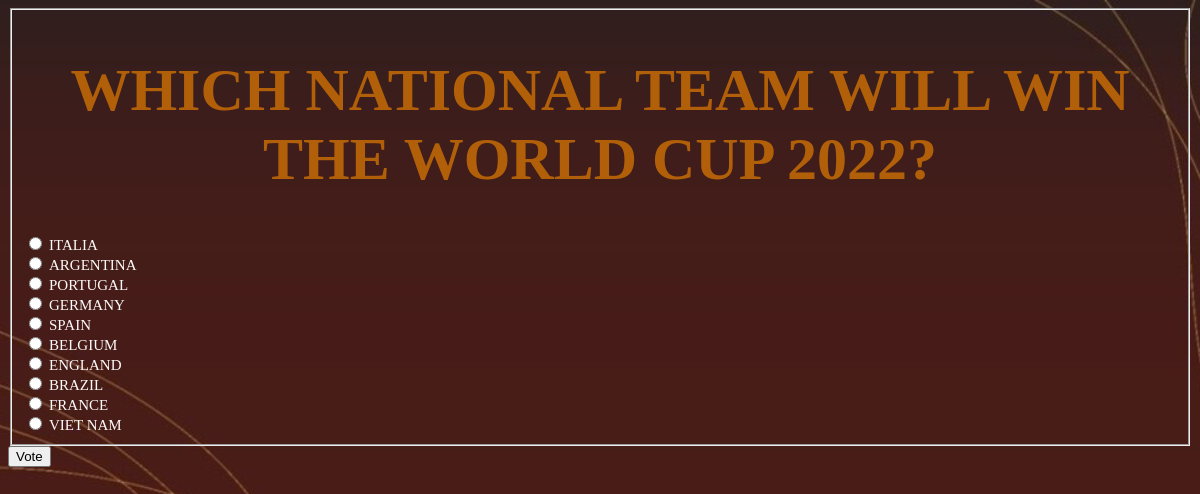
The app's page /polls/5/ with its own data.
### polls/models.py (models this page shows, shortened)
class Question(models.Model):
    question_text = models.CharField(max_length=200)
    pub_date = models.DateTimeField('date published')

class Choice(models.Model):
    question = models.ForeignKey(Question, on_delete=models.CASCADE)
    choice_text = models.CharField(max_length=200)
    votes = models.IntegerField(default=0)

### polls/views.py (the view)
# urls.py: path('<int:pk>/', views.DetailView.as_view(), name='detail'),
class DetailView(generic.DetailView):
    model = Question
    template_name = 'polls/detail.html'

### polls/templates/polls/detail.html (shortened to what this page needs)
{% load static %}
<link rel="stylesheet" type="text/css" href="{% static 'polls/style.css' %}">
<form action="{% url 'polls:vote' question.id %}" method="post">
    <fieldset>
        <center><legend><h1 class = "tieudedetail">{{ question.question_text }}</h1></legend></center>
        {% for choice in question.choice_set.all %}
            <input type="radio" name="choice" id="choice{{ forloop.counter }}" value="{{ choice.id }}">
            <label class = "detail" for="choice{{ forloop.counter }}">{{ choice.choice_text }}</label><br>
        {% endfor %}
    </fieldset>
    <input type="submit" value="Vote">
    </form>

### polls/static/polls/style.css (style rules this page uses)
.detail { font-size: 15px; color: rgb(255, 250, 250) ; font-family: cursive; text-transform: uppercase; }
.tieudedetail { font-size: 60px; color: rgb(177, 95, 8) ; font-family: Georgia; text-transform: uppercase; }

### records on screen
Question: question_text "WHICH NATIONAL TEAM WILL WIN THE WORLD CUP 2022?"
Choice: choice_text "ITALIA"
Choice: choice_text "ARGENTINA"
Choice: choice_text "PORTUGAL"
Choice: choice_text "GERMANY"
Choice: choice_text "SPAIN"
Choice: choice_text "BELGIUM"
Choice: choice_text "ENGLAND"
Choice: choice_text "BRAZIL"
Choice: choice_text "FRANCE"
Choice: choice_text "VIET NAM"
